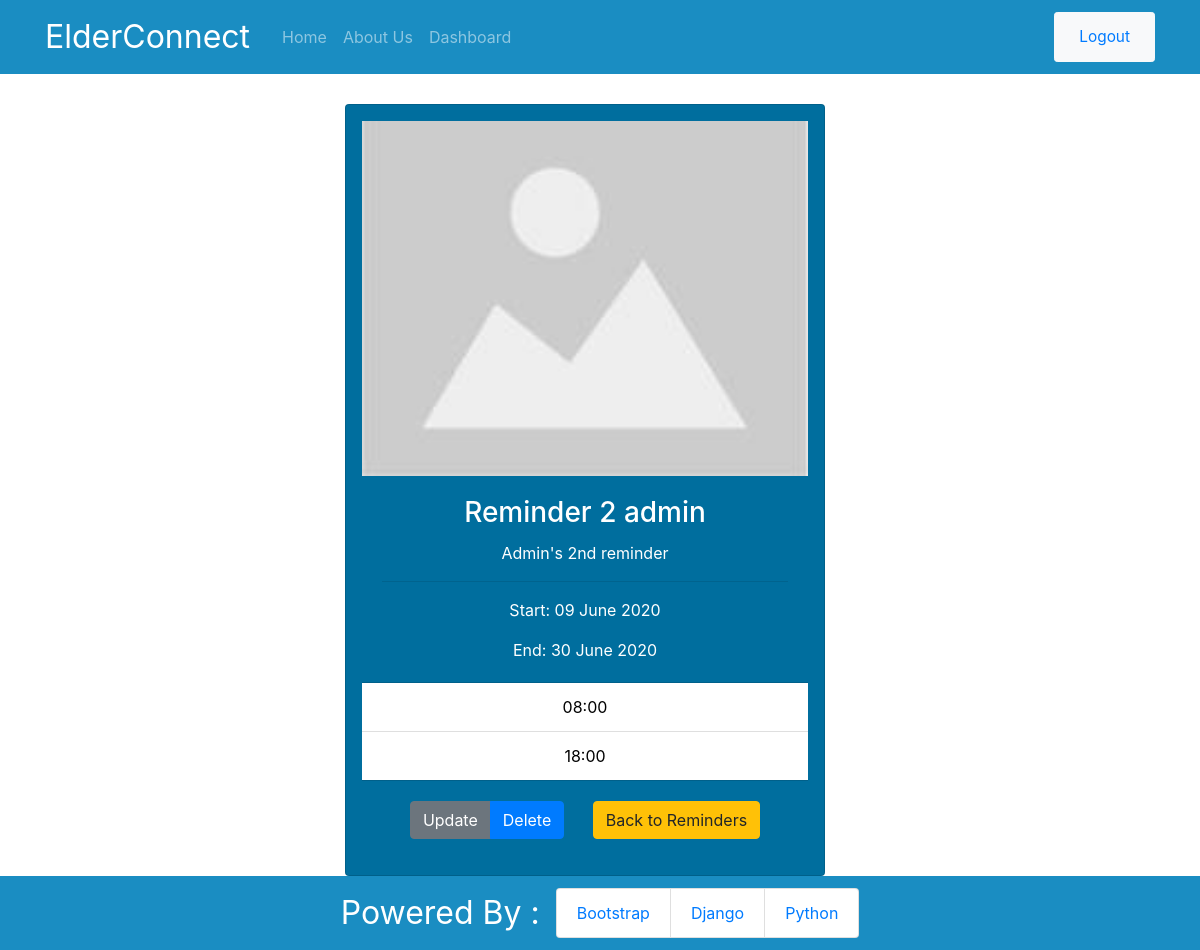
The app's page /reminders/2/ (signed in), older data.
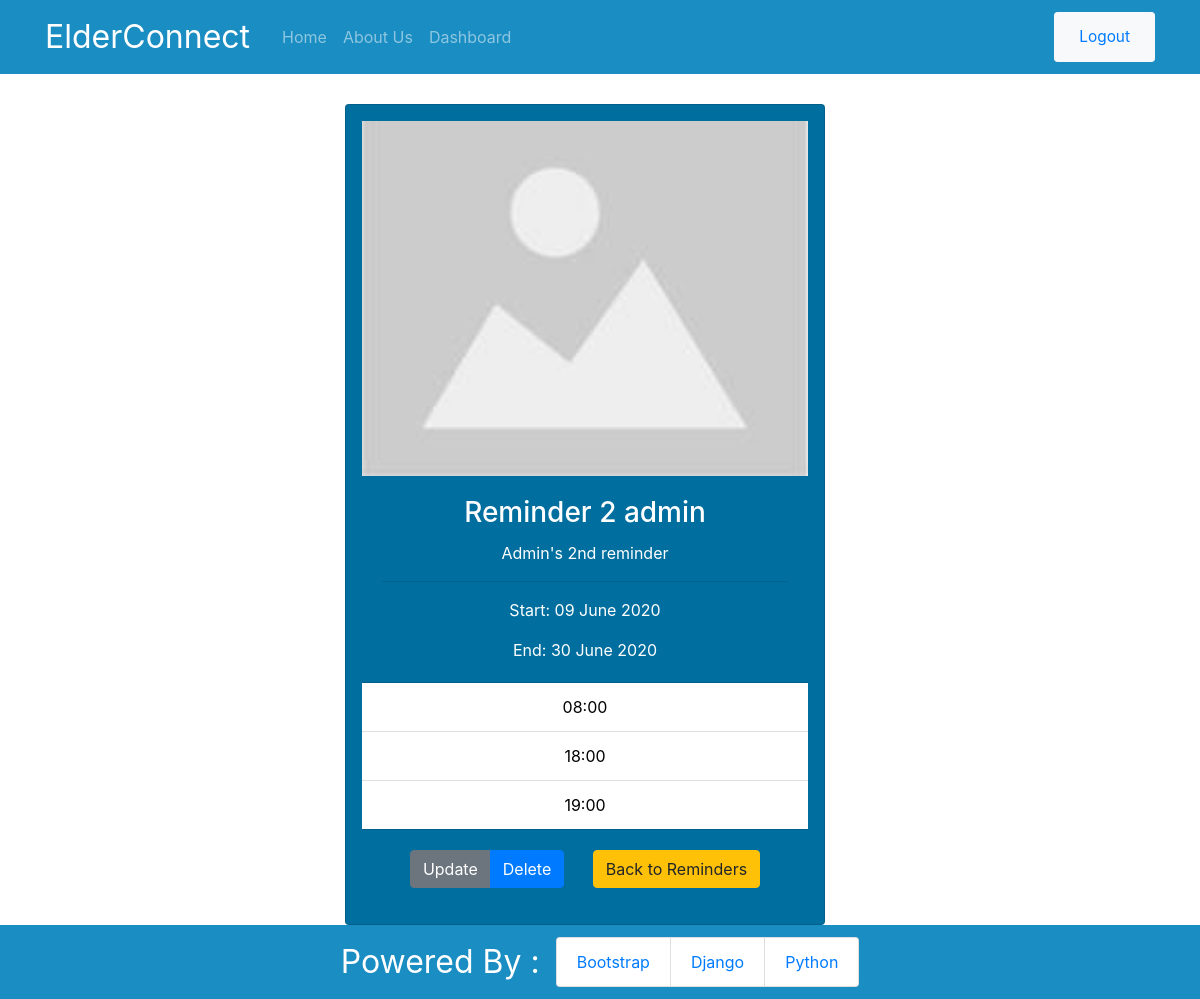
The same page, newer data.
### app/models.py (models this page shows, shortened)
class Reminder(models.Model):
    title = models.CharField(max_length=100)
    description = models.CharField(max_length=300)
    date_current = models.DateField(default=date.today)
    date_end = models.DateField()
    time_1 = models.TimeField()
    time_2 = models.TimeField(blank=True, null=True)
    time_3 = models.TimeField(blank=True, null=True)
    time_4 = models.TimeField(blank=True, null=True)
    medicine_image = models.ImageField(default='default.jpg', upload_to='reminders')
    user = models.ForeignKey(User, on_delete=models.CASCADE)

### app/views.py (the view, shortened to what this page needs)
# urls.py: path('reminders/<int:pk>/', views.ReminderDetailView.as_view(), name='web-reminder-detail'),
class ReminderDetailView(LoginRequiredMixin, DetailView):
    model = Reminder

### app/templates/app/reminder_detail.html (shortened to what this page needs)
{% extends 'app/base.html' %}
{% block content %}
<div class="text-center">
    <div class="row container-fluid justify-content-center">
        <div class="card reminder-detail">
            <img src="{{ object.medicine_image.url }}" class="reminder-card-img">
            <div class="card-body">
                <h3 class="card-title">{{ object.title}}</h3>
                <p class="card-text">{{ object.description }}</p>
                <hr>
                <p class="card-text">Start: {{ object.date_current|date:"d F Y" }}</p>
                <p class="card-text">End: {{ object.date_end|date:"d F Y" }}</p>
            </div>
            <ul class="list-group list-group-flush reminder-detail-timings">
                <li class="list-group-item ">{{ object.time_1|time:'H:i' }}</li>
                {% if object.time_2 %}
                <li class="list-group-item ">{{ object.time_2|time:'H:i' }}</li>
                {% endif %}
                {% if object.time_3 %}
                <li class="list-group-item ">{{ object.time_3|time:'H:i' }}</li>
                {% endif %}
            </ul>
            <div class="card-body">
                <div class="btn-group mr-4">
                    <a class="btn btn-secondary" href="{% url 'web-reminder-update' object.id %}" >Update</a>
                    <a class="btn btn-primary" href="{% url 'web-reminder-delete' object.id %}" >Delete</a>
                </div>
                <div class="btn-group">
                    <a class="btn btn-warning" href="{% url 'web-reminders' %}">Back to Reminders</a>
                </div>
            </div>
        </div>
    </div>
</div>
{% endblock content %}

### app/templates/app/base.html (shortened to what this page needs)
{% load static %}
<!doctype html>
<html lang="en">
<head>
    <link rel="stylesheet" href="https://stackpath.bootstrapcdn.com/bootstrap/4.5.0/css/bootstrap.min.css"
>
    <link rel="stylesheet" href="https://cdn.jsdelivr.net/npm/fullcalendar@5.1.0/main.min.css">
    <link href='https://cdn.jsdelivr.net/npm/@fortawesome/fontawesome-free@5.13.1/css/all.css' rel='stylesheet'>
    <link rel="stylesheet" href="{% static 'app/main.css' %}">
</head>
<body class="base-body">
    <header class="site-header">
        <nav class="navbar navbar-expand-lg navbar-dark bg-footer-header fixed-top">
            <div class="container">
                <a class="navbar-brand mr-4" href="{% url 'app-home' %}">ElderConnect</a>
                <div class="collapse navbar-collapse" id="navbarToggle">
                    <ul class="navbar-nav mr-auto">
                        <li>
                            <a class="nav-link" href="{% url 'app-home' %}">Home</a>
                        </li>
                        <li>
                            <a class="nav-link" href="{% url 'app-about' %}">About Us</a>
                        </li>
                        {% if user.is_authenticated %}
                        <li>
                            <a class="nav-link" href="{% url 'dashboard' %}">Dashboard</a>
                        </li>
                        {% endif %}
                    </ul>
                    <div class="btn-group" role="group" aria-label="Login and Signup or Logout buttons">
                        {% if user.is_authenticated %}
                        <button type="button" class="btn btn-sm btn-light ">
                            <a class="nav-item nav-link" href="{% url 'logout'%}">
                                Logout</a>
                        </button>
                        {% endif%}
                    </div>
                </div>
            </div>
        </nav>
    </header>
    <main role="main">
        <div class="container-fluid">
            <div class="row">
                <div class="col">
                    {% block content %} {% endblock content %}
                </div>
            </div>
        </div>
    </main>
    <footer class="site-footer">
        <nav class="navbar navbar-expand-lg bg-footer-header bottom justify-content-center">
            <nav class="nav-item navbar-brand">Powered By :</nav>
            <div class="list-group list-group-horizontal footer-list">
                <a class="list-group-item" href="https://getbootstrap.com/">Bootstrap</a>
                <a class="list-group-item" href="https://www.djangoproject.com/">Django</a>
                <a class="list-group-item" href="https://www.python.org/">Python</a>
            </div>
        </nav>
    </footer>
</body>
</html>

### app/static/app/main.css (style rules this page uses)
main { min-height: calc(100vh - 74px); }
.base-body { margin-top: 6.5em; }
.bg-footer-header { background-color: #1A8DC2; color: white; }
.card { background-color: #006E9E; color: white; }
.footer-list { color: #1A8DC2; }
.nav-item { font-size: 1.1em; }
.navbar-brand { font-size: 2em; }
.reminder-card-img { width: 100% }
.reminder-detail { padding: 1em; width: 30em; }
.site-footer { height: 74px; }
.reminder-detail-timings { color: black; }

Row changes from the older to the newer data that the page shows:
changed Reminder "Reminder 2 admin": time_3 (not shown) → "19:00"
